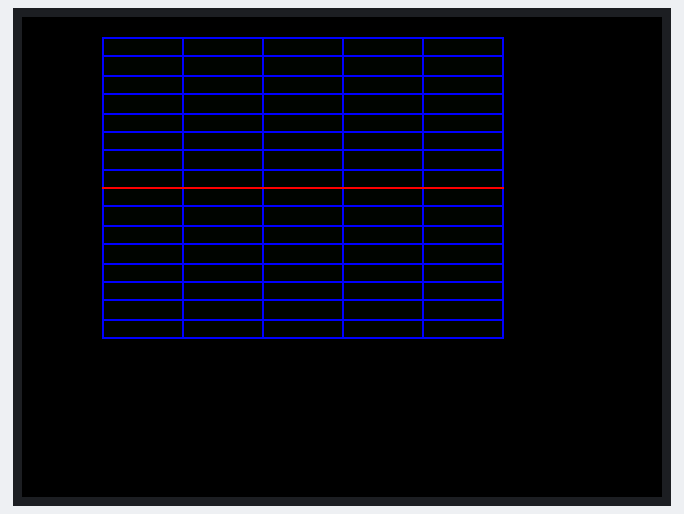
Recording of a sketch running on a simulated ESP32. Parts: 320×240 colour display.

Above: at 0.31 s.
At 5.31 s:
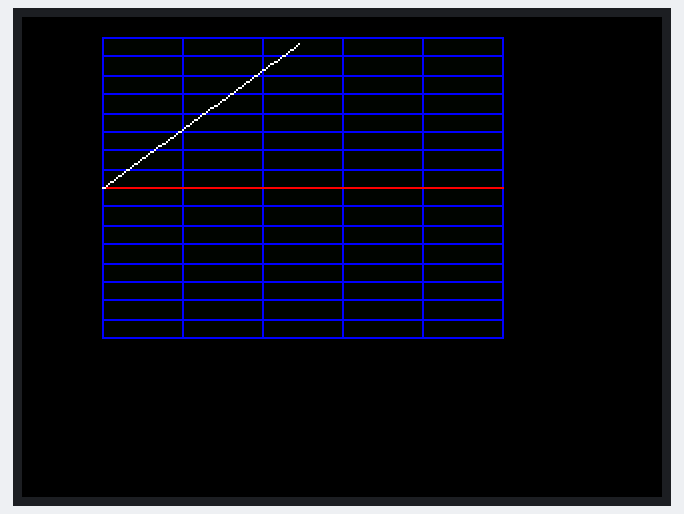
At 10.32 s:
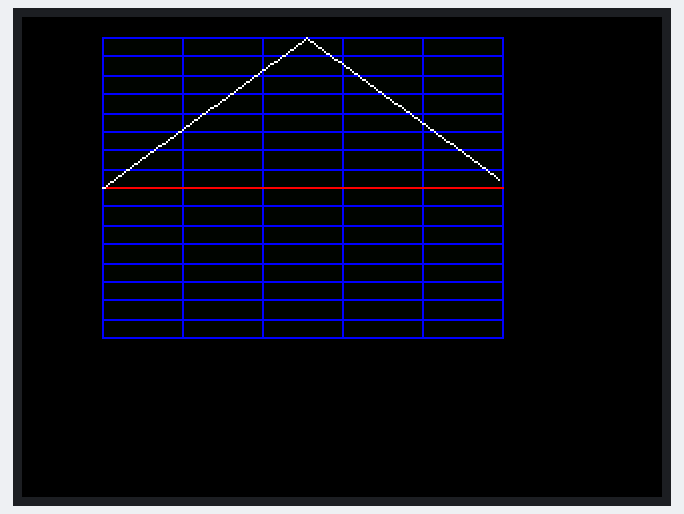
At 15.81 s:
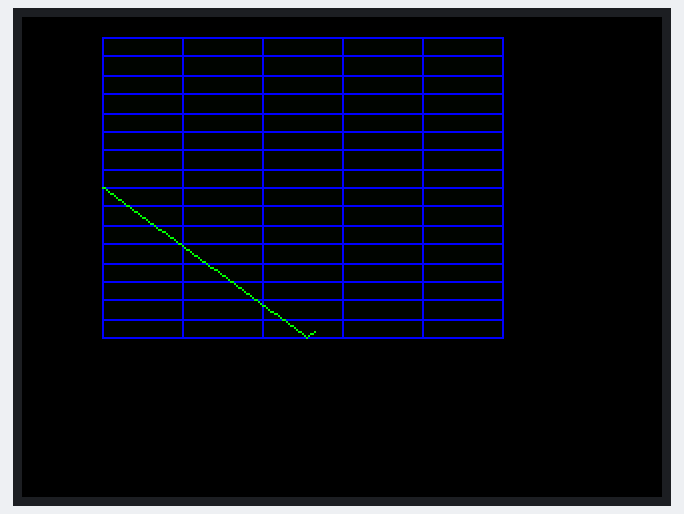
At 25.11 s:
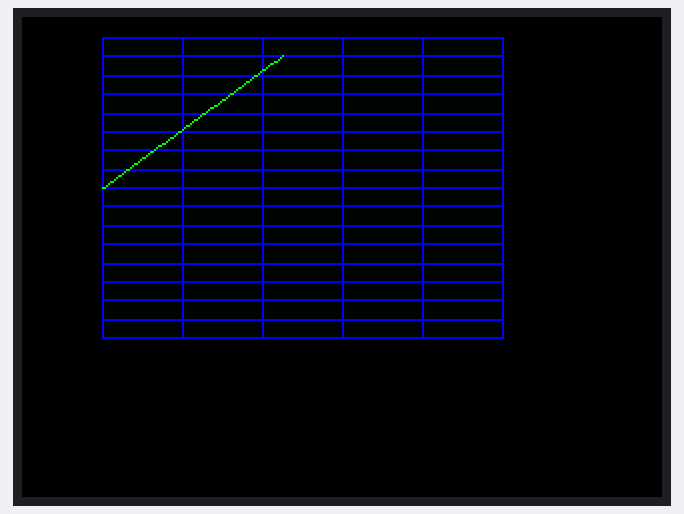
At 39.93 s:
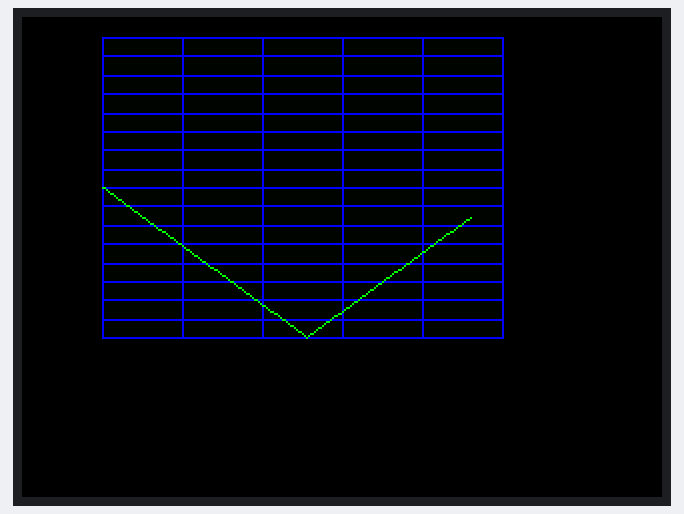

The sketch:

Graph_demo_1.ino
```cpp
// Demonstrate graph widget functions with a single trace instance
// One trace can be drawn at a time with one trace instance

// Requires widget library here:
// https://github.com/Bodmer/TFT_eWidget

#include <TFT_eSPI.h>
TFT_eSPI tft = TFT_eSPI();

#include <TFT_eWidget.h>               // Widget library

GraphWidget gr = GraphWidget(&tft);    // Graph widget gr instance with pointer to tft
TraceWidget tr = TraceWidget(&gr);     // Graph trace tr with pointer to gr

const float gxLow  = 0.0;
const float gxHigh = 100.0;
const float gyLow  = -512.0;
const float gyHigh = 512.0;

void setup() {
  Serial.begin(115200);

  tft.begin();
  tft.setRotation(3);
  tft.fillScreen(TFT_BLACK);

  // Graph area is 200 pixels wide, 150 pixels high, dark grey background
  gr.createGraph(200, 150, tft.color565(5, 5, 5));

  // x scale units is from 0 to 100, y scale units is -512 to 512
  gr.setGraphScale(gxLow, gxHigh, gyLow, gyHigh);

  // X grid starts at 0 with lines every 20 x-scale units
  // Y grid starts at -512 with lines every 64 y-scale units
  // blue grid
  gr.setGraphGrid(gxLow, 20.0, gyLow, 64.0, TFT_BLUE);

  // Draw empty graph, top left corner at pixel coordinate 40,10 on TFT
  gr.drawGraph(40, 10);

  // Start a trace with using red, trace points are in x and y scale units
  // In this example a horizontal line is drawn
  tr.startTrace(TFT_RED);
  // Add a trace point at 0.0,0.0 on graph
  tr.addPoint(0.0, 0.0);
  // Add another point at 100.0, 0.0 this will be joined via line to the last point added
  tr.addPoint(100.0, 0.0);

  // Start a new trace with using white
  tr.startTrace(TFT_WHITE);
}

void loop() {
  static uint32_t plotTime = millis();
  static float gx = 0.0, gy = 0.0;
  static float delta = 10.0;

  // Create a new plot point every 100ms
  if (millis() - plotTime >= 100) {
    plotTime = millis();

    // Add a plot, first point in a trace will be a single pixel (if within graph area)
    tr.addPoint(gx, gy);
    gx += 1.0;
    if (gy >  500.0) delta = -10.0;
    if (gy < -500.0) delta =  10.0;
    gy += delta;

    // If the end of the graph x ais is reached start a new trace at 0.0,0.0
    if (gx > gxHigh) {
      gx = 0.0;
      gy = 0.0;

      // Draw empty graph at 40,10 on display to clear old one
      gr.drawGraph(40, 10);
      // Start new trace
      tr.startTrace(TFT_GREEN);
    }
  }
}
```
